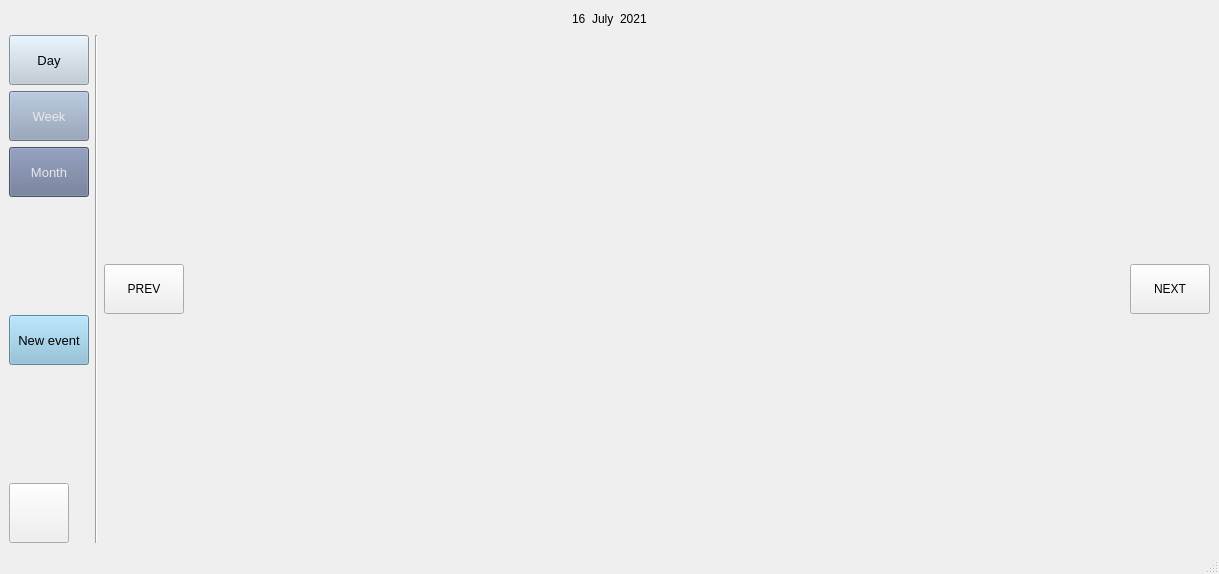
<?xml version="1.0" encoding="UTF-8"?>
<ui version="4.0">
 <class>MainWindow</class>
 <widget class="QMainWindow" name="MainWindow">
  <property name="geometry">
   <rect>
    <x>0</x>
    <y>0</y>
    <width>1219</width>
    <height>574</height>
   </rect>
  </property>
  <property name="windowTitle">
   <string>Shedule</string>
  </property>
  <widget class="QWidget" name="centralwidget">
   <layout class="QGridLayout" name="gridLayout_2">
    <item row="0" column="4">
     <layout class="QGridLayout" name="gridLayout" rowstretch="0,0" columnstretch="0,0,0,0,0">
      <property name="sizeConstraint">
       <enum>QLayout::SetMaximumSize</enum>
      </property>
      <item row="1" column="2">
       <widget class="QPushButton" name="prevButton">
        <property name="minimumSize">
         <size>
          <width>0</width>
          <height>50</height>
         </size>
        </property>
        <property name="styleSheet">
         <string notr="true">font: 10pt &quot;MS Shell Dlg 2&quot;;</string>
        </property>
        <property name="text">
         <string>PREV</string>
        </property>
       </widget>
      </item>
      <item row="1" column="4">
       <widget class="QPushButton" name="nextButton">
        <property name="minimumSize">
         <size>
          <width>0</width>
          <height>50</height>
         </size>
        </property>
        <property name="styleSheet">
         <string notr="true">font: 10pt &quot;MS Shell Dlg 2&quot;;</string>
        </property>
        <property name="text">
         <string>NEXT</string>
        </property>
       </widget>
      </item>
      <item row="0" column="0" colspan="5">
       <layout class="QHBoxLayout" name="dateBarLayout">
        <property name="sizeConstraint">
         <enum>QLayout::SetMaximumSize</enum>
        </property>
        <item>
         <spacer name="dateBarLeftHorizontalSpacer">
          <property name="orientation">
           <enum>Qt::Horizontal</enum>
          </property>
          <property name="sizeHint" stdset="0">
           <size>
            <width>40</width>
            <height>20</height>
           </size>
          </property>
         </spacer>
        </item>
        <item>
         <widget class="QLabel" name="dayFromDate">
          <property name="maximumSize">
           <size>
            <width>16777215</width>
            <height>100</height>
           </size>
          </property>
          <property name="styleSheet">
           <string notr="true">font: 75 16pt &quot;MS Shell Dlg 2&quot;;</string>
          </property>
          <property name="text">
           <string>16</string>
          </property>
         </widget>
        </item>
        <item>
         <widget class="QLabel" name="monthFromDate">
          <property name="maximumSize">
           <size>
            <width>16777215</width>
            <height>100</height>
           </size>
          </property>
          <property name="styleSheet">
           <string notr="true">font: 75 16pt &quot;MS Shell Dlg 2&quot;;</string>
          </property>
          <property name="text">
           <string>July</string>
          </property>
         </widget>
        </item>
        <item>
         <widget class="QLabel" name="yearFromDate">
          <property name="maximumSize">
           <size>
            <width>16777215</width>
            <height>100</height>
           </size>
          </property>
          <property name="styleSheet">
           <string notr="true">font: 75 16pt &quot;MS Shell Dlg 2&quot;;</string>
          </property>
          <property name="text">
           <string>2021</string>
          </property>
         </widget>
        </item>
        <item>
         <spacer name="dateBarRightHorizontalSpacer">
          <property name="orientation">
           <enum>Qt::Horizontal</enum>
          </property>
          <property name="sizeHint" stdset="0">
           <size>
            <width>40</width>
            <height>20</height>
           </size>
          </property>
         </spacer>
        </item>
       </layout>
      </item>
      <item row="1" column="0">
       <layout class="QGridLayout" name="navigationGridLayout" rowstretch="0,0,0,0,0,0,0">
        <item row="6" column="0">
         <widget class="QPushButton" name="settingsButton">
          <property name="minimumSize">
           <size>
            <width>60</width>
            <height>60</height>
           </size>
          </property>
          <property name="maximumSize">
           <size>
            <width>60</width>
            <height>60</height>
           </size>
          </property>
          <property name="text">
           <string/>
          </property>
         </widget>
        </item>
        <item row="0" column="0">
         <widget class="QPushButton" name="dayCalendarButton">
          <property name="minimumSize">
           <size>
            <width>0</width>
            <height>50</height>
           </size>
          </property>
          <property name="font">
           <font>
            <pointsize>10</pointsize>
           </font>
          </property>
          <property name="styleSheet">
           <string notr="true">background-color: rgb(188, 202, 214);</string>
          </property>
          <property name="text">
           <string>Day</string>
          </property>
         </widget>
        </item>
        <item row="4" column="0">
         <widget class="QPushButton" name="newEventButton">
          <property name="minimumSize">
           <size>
            <width>0</width>
            <height>50</height>
           </size>
          </property>
          <property name="font">
           <font>
            <pointsize>10</pointsize>
           </font>
          </property>
          <property name="styleSheet">
           <string notr="true">background-color: rgb(135, 189, 216);</string>
          </property>
          <property name="text">
           <string>New event</string>
          </property>
         </widget>
        </item>
        <item row="2" column="0">
         <widget class="QPushButton" name="monthCalendarButton">
          <property name="minimumSize">
           <size>
            <width>0</width>
            <height>50</height>
           </size>
          </property>
          <property name="font">
           <font>
            <pointsize>10</pointsize>
           </font>
          </property>
          <property name="styleSheet">
           <string notr="true">background-color: rgb(102, 114, 146);
color: rgb(232,232,232)</string>
          </property>
          <property name="text">
           <string>Month</string>
          </property>
         </widget>
        </item>
        <item row="1" column="0">
         <widget class="QPushButton" name="weekCalendarButton">
          <property name="minimumSize">
           <size>
            <width>0</width>
            <height>50</height>
           </size>
          </property>
          <property name="font">
           <font>
            <pointsize>10</pointsize>
           </font>
          </property>
          <property name="styleSheet">
           <string notr="true">background-color: rgb(141, 157, 182);
color: rgb(232,232,232);</string>
          </property>
          <property name="text">
           <string>Week</string>
          </property>
         </widget>
        </item>
        <item row="3" column="0">
         <spacer name="verticalSpacer">
          <property name="orientation">
           <enum>Qt::Vertical</enum>
          </property>
          <property name="sizeHint" stdset="0">
           <size>
            <width>20</width>
            <height>40</height>
           </size>
          </property>
         </spacer>
        </item>
        <item row="5" column="0">
         <spacer name="verticalSpacer_2">
          <property name="orientation">
           <enum>Qt::Vertical</enum>
          </property>
          <property name="sizeHint" stdset="0">
           <size>
            <width>20</width>
            <height>40</height>
           </size>
          </property>
         </spacer>
        </item>
       </layout>
      </item>
      <item row="1" column="1">
       <widget class="Line" name="line">
        <property name="orientation">
         <enum>Qt::Vertical</enum>
        </property>
       </widget>
      </item>
      <item row="1" column="3">
       <widget class="QStackedWidget" name="stackedWidget">
        <property name="font">
         <font>
          <kerning>true</kerning>
         </font>
        </property>
        <property name="toolTip">
         <string/>
        </property>
        <property name="statusTip">
         <string/>
        </property>
        <property name="whatsThis">
         <string/>
        </property>
        <property name="accessibleName">
         <string/>
        </property>
        <property name="currentIndex">
         <number>0</number>
        </property>
        <widget class="QWidget" name="page"/>
        <widget class="QWidget" name="page_2"/>
       </widget>
      </item>
     </layout>
    </item>
   </layout>
  </widget>
  <widget class="QStatusBar" name="statusbar"/>
 </widget>
 <resources/>
 <connections/>
</ui>
